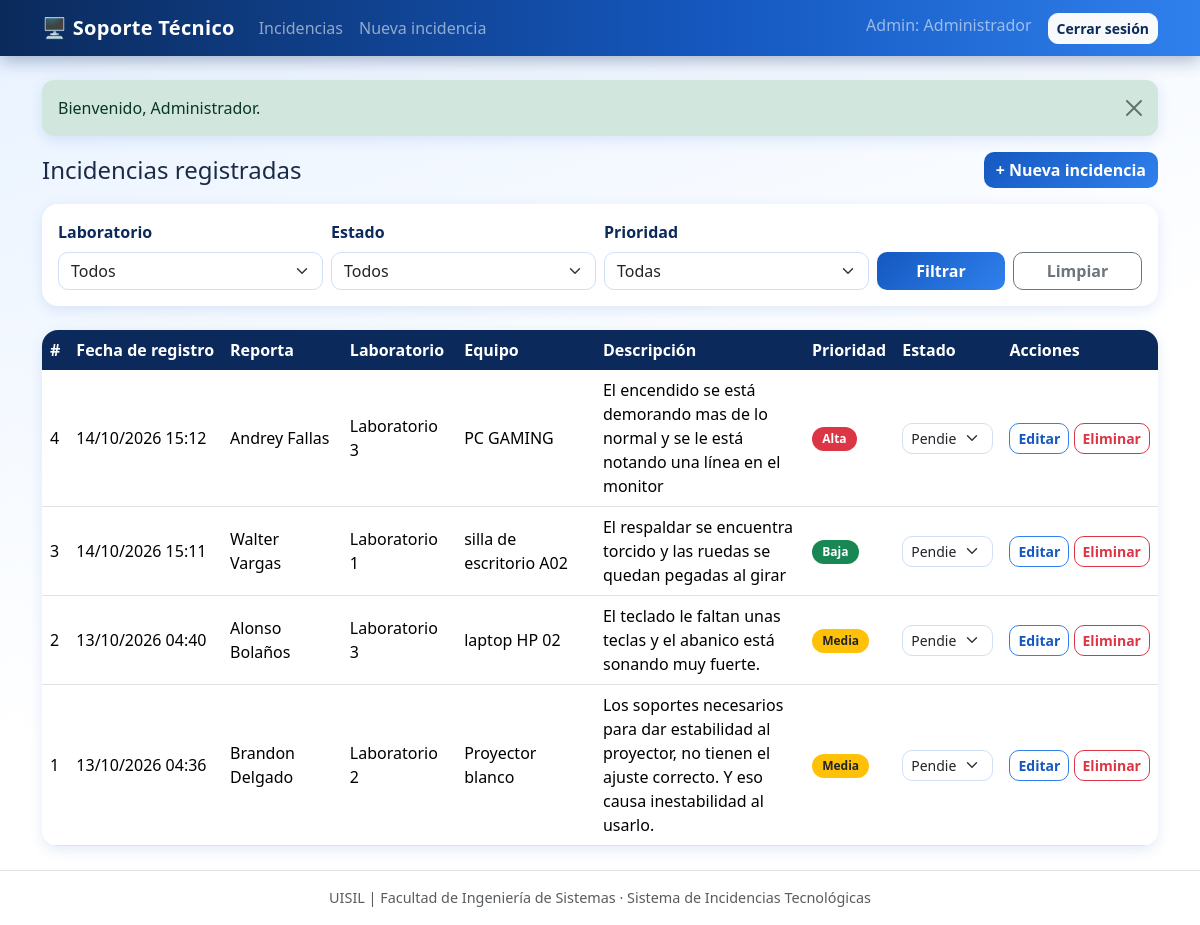
/index.php (signed in), run on the app's committed database.
### tables this page shows
CREATE TABLE `incidencias` (
  `id` int(11) NOT NULL,
  `reportante` varchar(100) NOT NULL,
  `laboratorio` varchar(50) NOT NULL,
  `equipo` varchar(100) NOT NULL,
  `descripcion` text NOT NULL,
  `prioridad` enum('Baja','Media','Alta') NOT NULL,
  `estado` enum('Pendiente','En proceso','Resuelta') NOT NULL,
  `fecha_registro` timestamp NOT NULL DEFAULT current_timestamp()
);

### includes/auth.php (called while the page is built, shortened)
<?php
function esAdmin() {
    return isset($_SESSION['usuario_id']);
}
function e($valor) {
    return htmlspecialchars($valor ?? '', ENT_QUOTES, 'UTF-8');
}

### config/conexion.php (called while the page is built, shortened)
<?php
$ESTADOS      = ["Pendiente", "En proceso", "Resuelta"];

### index.php (the view, shortened to what this page needs)
<?php
require_once 'config/conexion.php';
$sql = "SELECT * FROM incidencias";
$sql .= " ORDER BY fecha_registro DESC, id DESC";
$stmt = $conexion->prepare($sql);
$stmt->execute();
$resultado = $stmt->get_result();
function badgePrioridad($p) {
    return ['Alta' => 'danger', 'Media' => 'warning text-dark', 'Baja' => 'success'][$p] ?? 'secondary';
}
include 'includes/header.php';
?>
<div class="d-flex justify-content-between align-items-center mb-3">
  <h2 class="h4 mb-0">Incidencias registradas</h2>
  <a href="registrar.php" class="btn btn-primary">+ Nueva incidencia</a>
</div>
<div class="card mb-4">
  <div class="card-body">
    <form method="get" class="row g-2 align-items-end">
      <div class="col-md-3">
        <label class="form-label">Laboratorio</label>
        <select name="laboratorio" class="form-select">
          <option value="">Todos</option>
        </select>
      </div>
      <div class="col-md-3">
        <label class="form-label">Estado</label>
        <select name="estado" class="form-select">
          <option value="">Todos</option>
        </select>
      </div>
      <div class="col-md-3">
        <label class="form-label">Prioridad</label>
        <select name="prioridad" class="form-select">
          <option value="">Todas</option>
        </select>
      </div>
      <div class="col-md-3 d-flex gap-2">
        <button type="submit" class="btn btn-primary w-100">Filtrar</button>
        <a href="index.php" class="btn btn-outline-secondary w-100">Limpiar</a>
      </div>
    </form>
  </div>
</div>
<div class="card">
  <div class="table-responsive">
    <table class="table table-hover tabla-incidencias mb-0">
      <thead class="table-light">
        <tr>
          <th>#</th><th>Fecha de registro</th><th>Reporta</th><th>Laboratorio</th>
          <th>Equipo</th><th>Descripción</th><th>Prioridad</th><th>Estado</th>
          <?php if (esAdmin()): ?><th>Acciones</th><?php endif; ?>
        </tr>
      </thead>
      <tbody>
      <?php while ($fila = $resultado->fetch_assoc()): ?>
        <tr>
          <td><?= (int)$fila['id'] ?></td>
          <td><?= e(date('d/m/Y H:i', strtotime($fila['fecha_registro']))) ?></td>
          <td><?= e($fila['reportante']) ?></td>
          <td><?= e($fila['laboratorio']) ?></td>
          <td><?= e($fila['equipo']) ?></td>
          <td class="descripcion"><?= e($fila['descripcion']) ?></td>
          <td><span class="badge bg-<?= badgePrioridad($fila['prioridad']) ?>"><?= e($fila['prioridad']) ?></span></td>
          <td>
            <?php if (esAdmin()): ?>
              <form action="cambiar_estado.php" method="post" class="d-flex gap-1">
                <select name="estado" class="form-select form-select-sm" onchange="this.form.submit()">
                  <?php foreach ($ESTADOS as $s): ?>
                    <option value="<?= e($s) ?>" <?= $fila['estado'] === $s ? 'selected' : '' ?>><?= e($s) ?></option>
                  <?php endforeach; ?>
                </select>
              </form>
            <?php else: ?>
              <span class="badge bg-<?= badgeEstado($fila['estado']) ?>"><?= e($fila['estado']) ?></span>
            <?php endif; ?>
          </td>
          <?php if (esAdmin()): ?>
          <td class="text-nowrap">
            <a href="editar.php?id=<?= (int)$fila['id'] ?>" class="btn btn-sm btn-outline-primary">Editar</a>
            <form action="eliminar.php" method="post" class="d-inline"
                  onsubmit="return confirm('¿Seguro que deseas eliminar la incidencia #<?= (int)$fila['id'] ?>? Esta acción no se puede deshacer.');">
              <button type="submit" class="btn btn-sm btn-outline-danger">Eliminar</button>
            </form>
          </td>
          <?php endif; ?>
        </tr>
      <?php endwhile; ?>
      </tbody>
    </table>
  </div>
</div>
<?php include 'includes/footer.php'; ?>

### css/estilos.css (style rules this page uses)
:root { --azul-900: #0b2a5b; --azul-700: #1558c0; --azul-500: #2f80ed; --azul-300: #8ec1ff; --azul-100: #e8f2ff; --blanco: #ffffff; --texto: #1c2b45; --sombra: 0 4px 14px rgba(21, 88, 192, .12); --sombra-fuerte: 0 12px 28px rgba(21, 88, 192, .25); --transicion: .25s cubic-bezier(.2, .8, .2, 1); }
body { background: linear-gradient(160deg, var(--azul-100) 0%, var(--blanco) 55%); background-attachment: fixed; color: var(--texto); font-family: "Segoe UI", system-ui, -apple-system, Roboto, sans-serif; min-height: 100vh; }
main > * { animation: aparecer .5s ease both; }
main > *:nth-child(2) { animation-delay: .08s; }
main > *:nth-child(3) { animation-delay: .16s; }
h2 { color: var(--azul-900); font-weight: 700; }
.card { border: 0; border-radius: 16px; background: var(--blanco); box-shadow: var(--sombra); transition: transform var(--transicion), box-shadow var(--transicion); }
.btn { border-radius: 10px; font-weight: 600; transition: transform var(--transicion), box-shadow var(--transicion), background-color var(--transicion), color var(--transicion); }
.btn-primary { background: linear-gradient(135deg, var(--azul-700), var(--azul-500)); border: 0; }
.btn-outline-primary { color: var(--azul-700); border-color: var(--azul-500); }
.form-label { font-weight: 600; color: var(--azul-900); }
.form-control, .form-select { border-radius: 10px; border: 1.5px solid #cfe0f7; transition: transform var(--transicion), border-color var(--transicion), box-shadow var(--transicion); }
.tabla-incidencias { border-collapse: separate; border-spacing: 0; }
.tabla-incidencias thead th { background: var(--azul-900); color: var(--blanco); font-weight: 600; border: 0; white-space: nowrap; }
.tabla-incidencias td, .tabla-incidencias th { vertical-align: middle; }
.tabla-incidencias tbody tr { position: relative; transition: transform var(--transicion), box-shadow var(--transicion), background-color var(--transicion); animation: deslizar .45s ease both; }
.tabla-incidencias tbody tr:nth-child(2) { animation-delay: .05s; }
.tabla-incidencias tbody tr:nth-child(3) { animation-delay: .10s; }
.tabla-incidencias tbody tr:nth-child(4) { animation-delay: .15s; }
.card > .table-responsive { border-radius: 16px; }
.descripcion { max-width: 280px; white-space: normal; }
.badge { border-radius: 20px; padding: .5em .85em; transition: transform var(--transicion); }

### data on the page
incidencias: id "4", fecha_registro "14/10/2026 15:12", reportante "Andrey Fallas", laboratorio "Laboratorio 3", equipo "PC GAMING", descripcion "El encendido se está demorando mas de lo normal y se le está notando una línea en el monitor", prioridad "Alta"
incidencias: id "3", fecha_registro "14/10/2026 15:11", reportante "Walter Vargas", laboratorio "Laboratorio 1", equipo "silla de escritorio A02", descripcion "El respaldar se encuentra torcido y las ruedas se quedan pegadas al girar", prioridad "Baja"
incidencias: id "2", fecha_registro "13/10/2026 04:40", reportante "Alonso Bolaños", laboratorio "Laboratorio 3", equipo "laptop HP 02", descripcion "El teclado le faltan unas teclas y el abanico está sonando muy fuerte.", prioridad "Media"
incidencias: id "1", fecha_registro "13/10/2026 04:36", reportante "Brandon Delgado", laboratorio "Laboratorio 2", equipo "Proyector blanco", descripcion "Los soportes necesarios para dar estabilidad al proyector, no tienen el ajuste correcto. Y eso causa inestabilidad al usarlo.", prioridad "Media"

### other printed values
$_SESSION['usuario_nombre'] "Administrador"
$_SESSION['msg'][1] "Bienvenido, Administrador."
form field estado "Pendiente"
